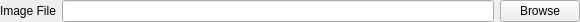
<?xml version="1.0" encoding="UTF-8"?>
<?xml-model href="../XML-Schema-Qt5.15.xsd" ?>
<ui version="4.0">
 <class>ImageSourceToolbar</class>
 <widget class="QWidget" name="ImageSourceToolbar">
  <property name="geometry">
   <rect>
    <x>0</x>
    <y>0</y>
    <width>580</width>
    <height>22</height>
   </rect>
  </property>
  <property name="sizePolicy">
   <sizepolicy hsizetype="Preferred" vsizetype="Fixed">
    <horstretch>0</horstretch>
    <verstretch>0</verstretch>
   </sizepolicy>
  </property>
  <property name="minimumSize">
   <size>
    <width>0</width>
    <height>22</height>
   </size>
  </property>
  <property name="maximumSize">
   <size>
    <width>16777215</width>
    <height>22</height>
   </size>
  </property>
  <property name="windowTitle">
   <string notr="true">Form</string>
  </property>
  <layout class="QHBoxLayout" name="horizontalLayout">
   <property name="leftMargin">
    <number>0</number>
   </property>
   <property name="topMargin">
    <number>0</number>
   </property>
   <property name="rightMargin">
    <number>0</number>
   </property>
   <property name="bottomMargin">
    <number>0</number>
   </property>
   <item>
    <widget class="QLabel" name="pathLabel">
     <property name="sizePolicy">
      <sizepolicy hsizetype="Maximum" vsizetype="Fixed">
       <horstretch>0</horstretch>
       <verstretch>0</verstretch>
      </sizepolicy>
     </property>
     <property name="minimumSize">
      <size>
       <width>0</width>
       <height>22</height>
      </size>
     </property>
     <property name="maximumSize">
      <size>
       <width>16777215</width>
       <height>22</height>
      </size>
     </property>
     <property name="text">
      <string notr="true">Image File</string>
     </property>
     <property name="buddy">
      <cstring>path</cstring>
     </property>
    </widget>
   </item>
   <item>
    <widget class="QLineEdit" name="path">
     <property name="minimumSize">
      <size>
       <width>100</width>
       <height>22</height>
      </size>
     </property>
     <property name="maximumSize">
      <size>
       <width>16777215</width>
       <height>22</height>
      </size>
     </property>
     <property name="text">
      <string notr="true"/>
     </property>
     <property name="readOnly">
      <bool>true</bool>
     </property>
    </widget>
   </item>
   <item>
    <widget class="QPushButton" name="browse">
     <property name="sizePolicy">
      <sizepolicy hsizetype="Preferred" vsizetype="Fixed">
       <horstretch>0</horstretch>
       <verstretch>0</verstretch>
      </sizepolicy>
     </property>
     <property name="minimumSize">
      <size>
       <width>0</width>
       <height>22</height>
      </size>
     </property>
     <property name="maximumSize">
      <size>
       <width>16777215</width>
       <height>22</height>
      </size>
     </property>
     <property name="text">
      <string>Browse</string>
     </property>
    </widget>
   </item>
  </layout>
 </widget>
 <resources/>
 <connections/>
</ui>
